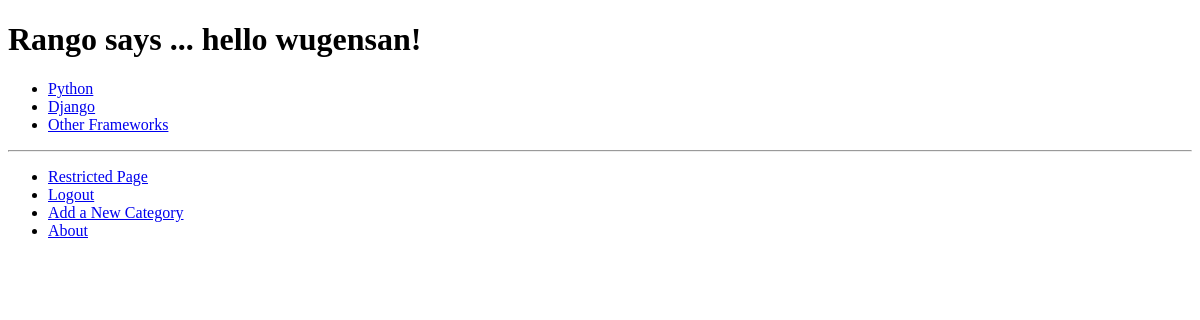
Page /rango/ (signed in) on the earlier database version.
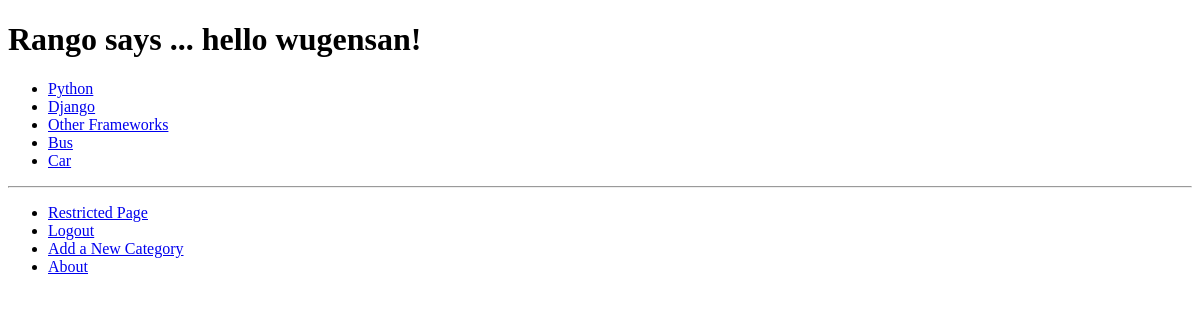
Same page on the later database version.
### rango/models.py (models this page shows, shortened)
class Category(models.Model):
    name = models.CharField(max_length=128,unique=True)
    views = models.IntegerField(default=0)
    likes = models.IntegerField(default=0)

### rango/views.py (the view)
def index(request):
    context = RequestContext(request)
    category_list = Category.objects.order_by('-likes')[:5]
    context_dict = {'categories':category_list}
    for category in category_list:
        category.url = category.name.replace(' ','_')
    return render_to_response('rango/index.html',context_dict,context)

### templates/rango/index.html (shortened to what this page needs)
{% extends 'rango/base.html' %}
{% block body_block %}
    {% if user.is_authenticated %}
	<h1>Rango says ... hello {{ user.username }}!</h1>
    {% else %}
        <h1>Rango says ... hello world!</h1>
    {% endif %}
    {% if categories %}
	<ul>
   	    {% for category in categories %}
		<li><a href="/rango/category/{{category.url}}">{{category.name}}</li>
	    {% endfor %}
	</ul>
    {% else %}
	<strong>There are no categories present.</strong>
    {% endif %}
{% endblock %}

Differences in the rows shown:
added Category: name "Bus"
added Category: name "Car"
